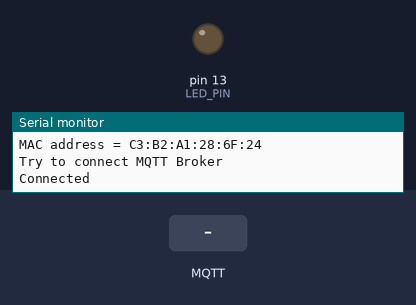
A sketch run on a simulated Arduino Uno, built with avr-gcc and run on an emulated ATmega328P. On the bench: output pins drawn as LEDs (lit = HIGH), the last lines printed to the serial monitor. The test bench sets the inputs (shaded band). WiFi joins after 1.5 s; servers stay silent unless stated; no MQTT or app messages arrive unless stated.

Above: at 2.7 s.
2.8 s: MQTT message "5" arrives on the first subscribed topic
At 5.1 s:
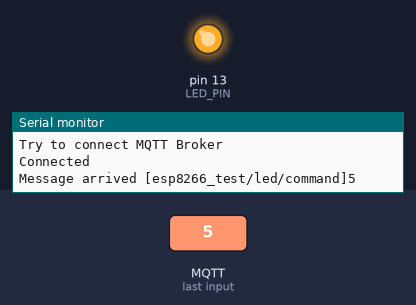
6.1 s: MQTT message "90" arrives on the first subscribed topic
At 8.6 s:
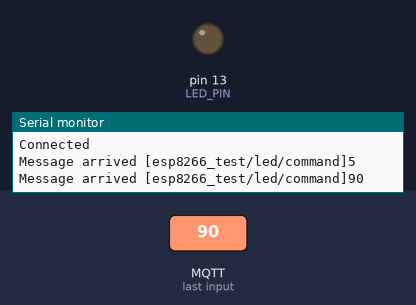
9.4 s: MQTT message "1" arrives on the first subscribed topic
At 10.9 s:
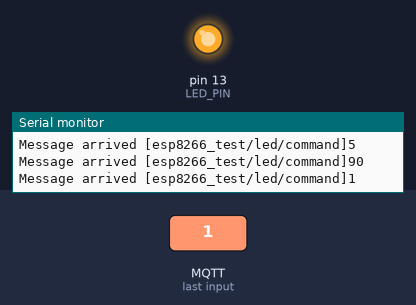
Timing chart, 0 to 12.4 s (numbered marks = the images above; inputs shaded):
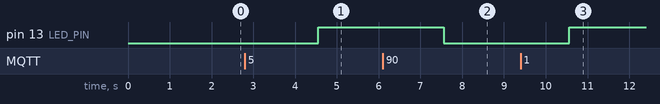

Measured:
- after the input at 2.8 s, pin 13 (LED_PIN): LOW → HIGH after 1.8 s
- after the input at 6.1 s, pin 13 (LED_PIN): HIGH → LOW after 1.5 s
- after the input at 9.4 s, pin 13 (LED_PIN): LOW → HIGH after 1.2 s

The sketch:

TurnOnLED_through_MQTT.ino
```cpp
#include <SoftwareSerial.h>
#include <WiFiEsp.h>
#include <WiFiEspClient.h>
//#include <WiFiEspUdp.h>
#include <PubSubClient.h>
//#include <stdlib.h>
//#include <Wire.h>
//#include <DHT.h>

int LED_PIN = 13;
int led_state = 0;
long last_send_time = 0;
char publish_msg[16];

const char* WIFI_SSID = "KT_GiGA_08C8";
const char* WIFI_PW = "cf05zc0562";
const char* MQTT_BROKER_ADDR = "172.30.1.15";
const int   MQTT_BROKER_PORT = 1883;
const char* MQTT_ID = "farmmain5g";
const char* MQTT_PW = "eerrtt";
int status = WL_IDLE_STATUS;   // the Wifi radio's status

byte mac[6];

WiFiEspClient esp8266Client;
PubSubClient mqtt_client(esp8266Client);
SoftwareSerial esp8266(10, 11); // RX, TX to ESP-01

void setup() {
  pinMode(LED_PIN, OUTPUT);
  digitalWrite(LED_PIN, led_state);

  Serial.begin(115200);
  Serial.println("Serial begin with 115200");

  esp8266.begin(9600);
  WiFi.init(&esp8266);
  // check for the presence of the shield
    if (WiFi.status() == WL_NO_SHIELD) {
        Serial.println("WiFi shield not present");
    // don't continue
    while (true);
    }
  // attempt to connect to WiFi network
    while ( status != WL_CONNECTED) {
       Serial.print("Attempting to connect to WPA SSID: ");
       Serial.println(WIFI_SSID);
       // Connect to WPA/WPA2 network
       status = WiFi.begin(WIFI_SSID, WIFI_PW);
    }
  // you're connected now, so print out the data
    Serial.println("You're connected to the network");
    Serial.print("IP address: ");
    Serial.println(WiFi.localIP());
    Serial.print("MAC address = ");
    // Display MAC Address
        WiFi.macAddress(mac);
        Serial.print(mac[5],HEX);
        Serial.print(":");
        Serial.print(mac[4],HEX);
        Serial.print(":");
        Serial.print(mac[3],HEX);
        Serial.print(":");
        Serial.print(mac[2],HEX);
        Serial.print(":");
        Serial.print(mac[1],HEX);
        Serial.print(":");
        Serial.println(mac[0],HEX);

  // setup MQTT Client
  mqtt_client.setServer(MQTT_BROKER_ADDR, MQTT_BROKER_PORT);
  mqtt_client.setCallback(mqtt_callback);
}

void mqtt_callback(char* topic, byte* payload, unsigned int length){
  Serial.print("Message arrived [");
  Serial.print(topic);
  Serial.print("]");
  for (int i = 0; i < length ; i++) {
    Serial.print((char)payload[i]);
  }
  Serial.println();

  //Debug line
  //  Serial.println(length);
  //  Serial.println((char*)payload);
  //  Serial.println((char*)payload[length-3]);

  if(int(payload[length-1]-'0')){
    led_state = 1;
    digitalWrite(LED_PIN, led_state);
   } else {
    led_state = 0;
    digitalWrite(LED_PIN, led_state);
   }
   last_send_time = millis();
   sprintf(publish_msg, "%d", led_state);
   mqtt_client.publish("esp8266_test/led/state", publish_msg);
}

void establish_mqtt_connection(){
  if(mqtt_client.connected())
    return;
  while(!mqtt_client.connected()){
    Serial.println("Try to connect MQTT Broker");
    if(mqtt_client.connect("ESP8266_Client", MQTT_ID, MQTT_PW)){
      Serial.println("Connected");
      mqtt_client.subscribe("esp8266_test/led/command");
    } else {
      Serial.print("failed, rc=");
      Serial.print(mqtt_client.state());
      delay(2000);
    }
  }
}
void loop() {
  establish_mqtt_connection();
  mqtt_client.loop();

  long current = millis();
  if(current - last_send_time > 5000){
    last_send_time = current;
    sprintf(publish_msg, "%d", led_state);
    mqtt_client.publish("esp8266_test/led/state", publish_msg);
  }
  delay(3000);
}
```
